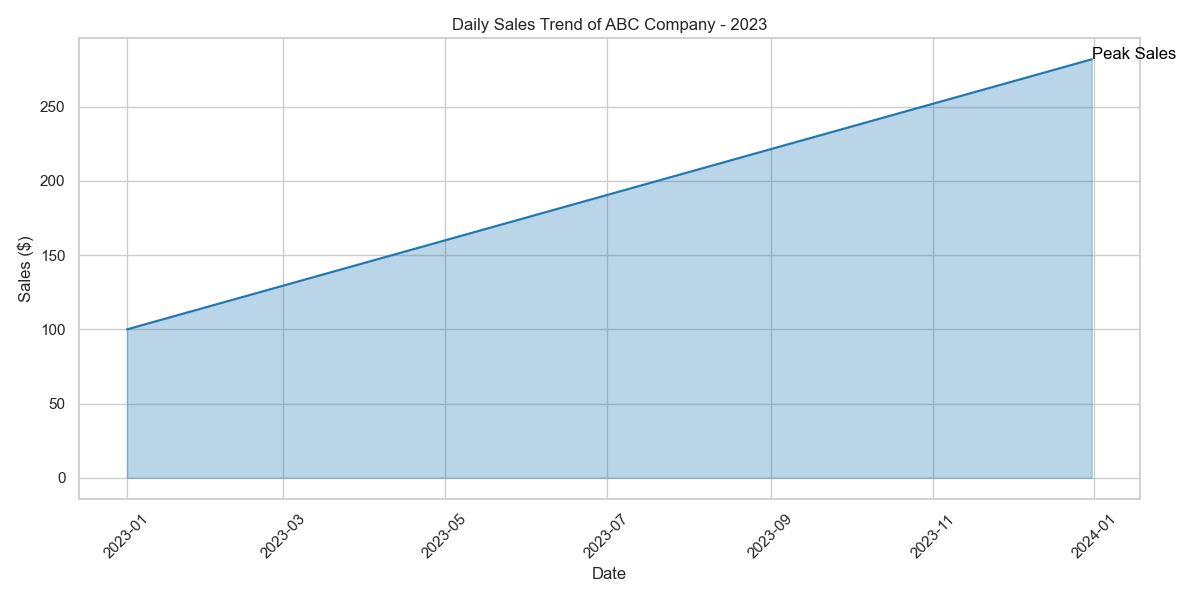

This figure's Python source:

import seaborn as sns
import matplotlib.pyplot as plt
import pandas as pd

# The generated data would be a full year's worth of daily sales data
data = {
    'Date': pd.date_range(start='2023-01-01', end='2023-12-31'),
    'Sales': [100 + i * 0.5 for i in range(365)]  # Hypothetical sales data
}
sales_data = pd.DataFrame(data)

# Set the aesthetic style of the plots
sns.set_style('whitegrid')

# Create the area plot
plt.figure(figsize=(12, 6))
area_chart = sns.lineplot(data=sales_data, x='Date', y='Sales', color='#1f77b4')
plt.fill_between(sales_data['Date'], sales_data['Sales'], alpha=0.3, color='#1f77b4')

# Annotate a specific event
peak_sales_date = sales_data.loc[sales_data['Sales'].idxmax(), 'Date']
peak_sales_value = sales_data['Sales'].max()
plt.text(peak_sales_date, peak_sales_value, 'Peak Sales', horizontalalignment='left', size='medium', color='black')

# Customize the plot with titles and labels
plt.title('Daily Sales Trend of ABC Company - 2023')
plt.xlabel('Date')
plt.ylabel('Sales ($)')
plt.xticks(rotation=45)

# Show the plot
plt.tight_layout()
plt.show()
